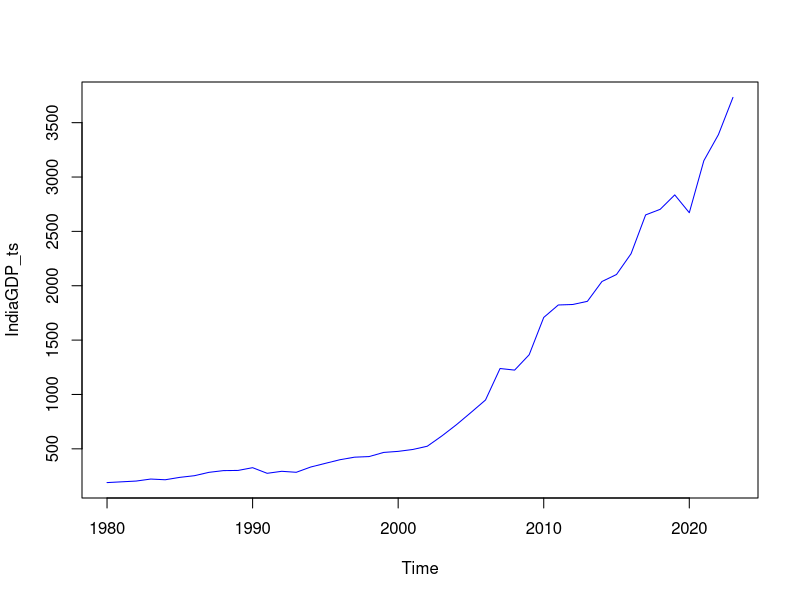
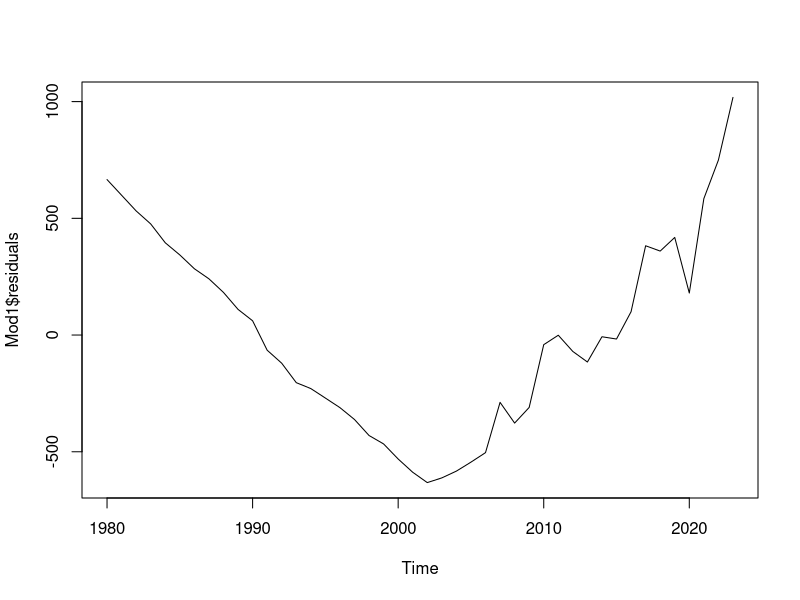
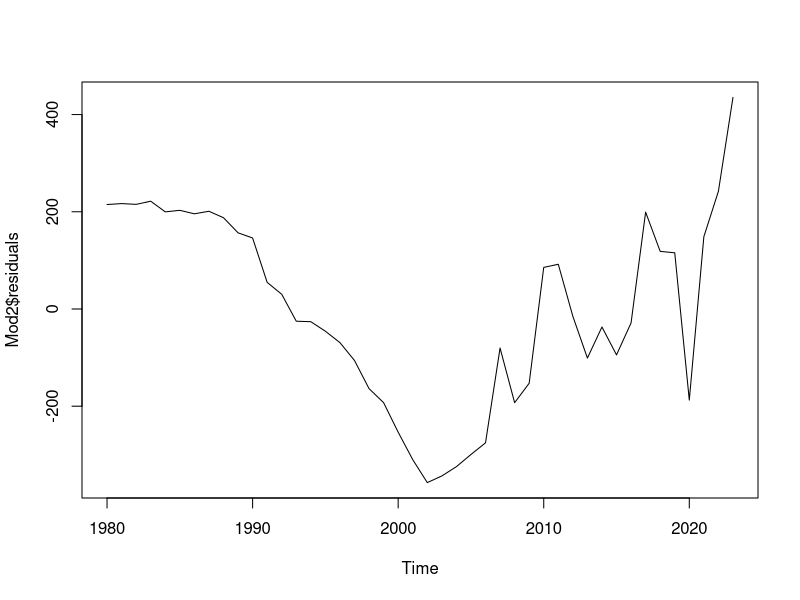
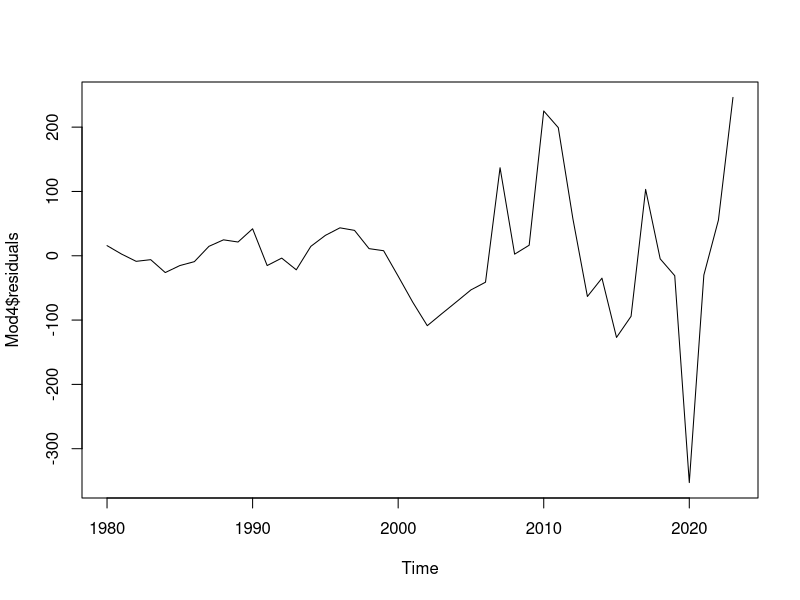
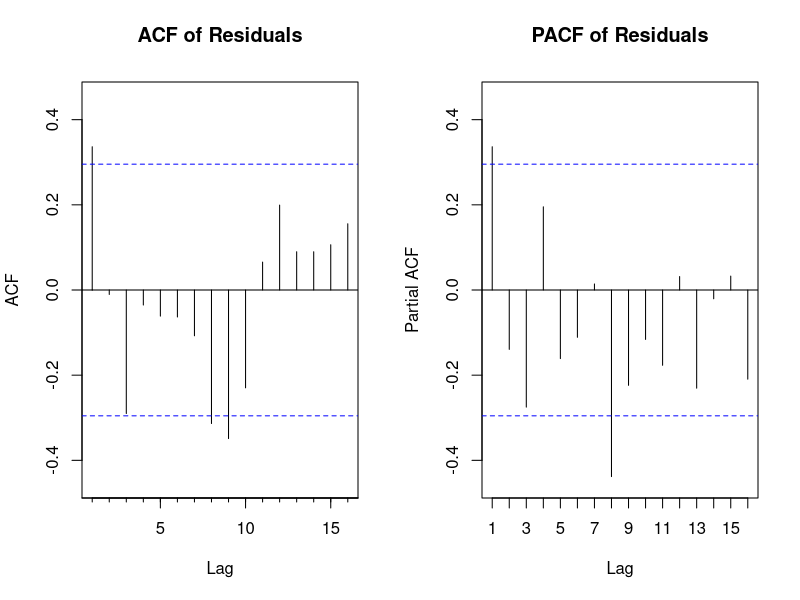
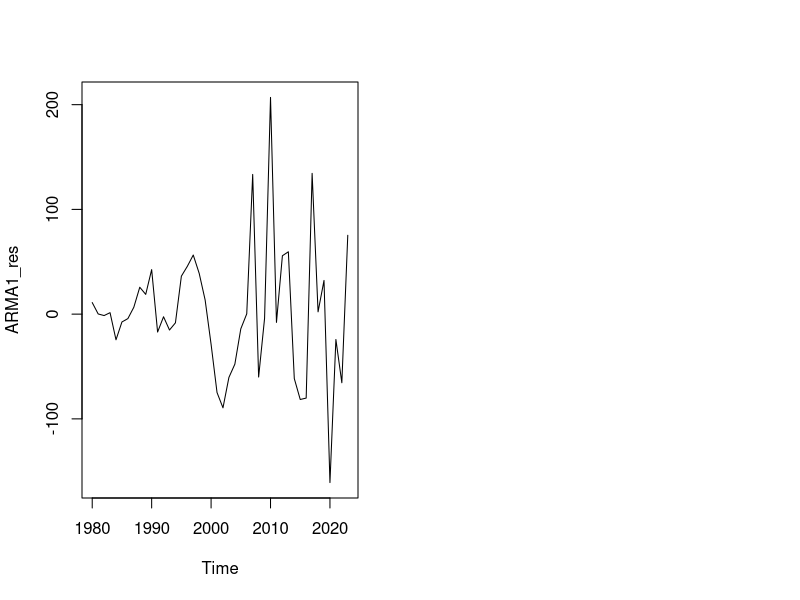
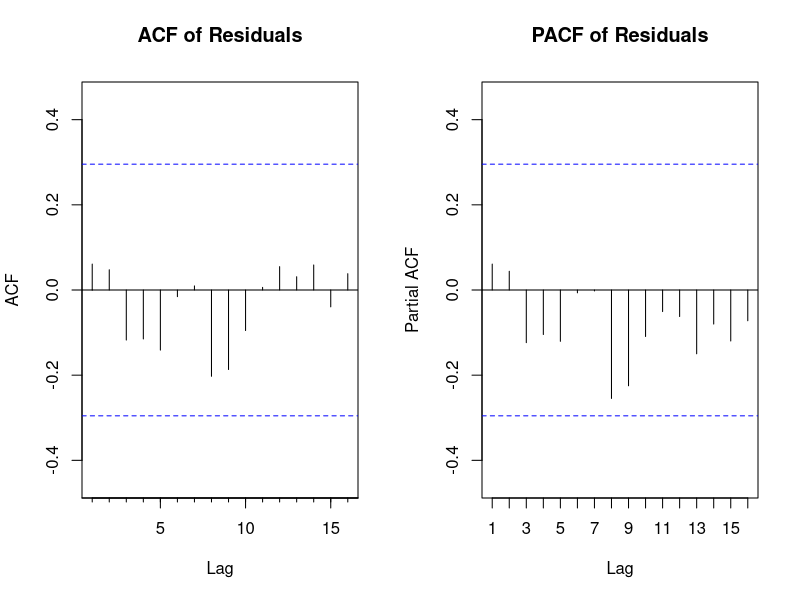

Recreate these plots in R, in order.
## ---- chunk 1
# read in the India GDP File
library(readxl)
IndiaGDP <- read_excel("India_GDP.xlsx", sheet = "Sheet1")

# plot the India GDP
# names(IndiaGDP)[1] <- "Year"
# names(IndiaGDP)[2] <- "GDP"
IndiaGDP_ts <-
  ts(
    IndiaGDP$GDP,
    start = c(1980),
    end = c(2023),
    frequency = 1
  )
t

# plot India GDP
plot(IndiaGDP_ts, type = "l", col = "blue")
## ---- chunk 2
library(forecast)

IndiaGDP <- IndiaGDP[-c(45,46,47,48,49), ]

# detrend for linear
Mod1 <- tslm(IndiaGDP_ts ~ trend)
summary(Mod1)

# plot residuals
plot(Mod1$residuals, type = "l")
# shows a clear quadratic trend

# detrend for linear and quadratic
Mod2 <- tslm(IndiaGDP_ts ~ I(trend ^ 2)) # R2 = 0.96
summary(Mod2)

# plot residuals
plot(Mod2$residuals, type = "l")

# clear evidence of cycles
# maybe detrend for cyclical too
# make a t variable to track the row number of the indiagdp dataframe
t <- 1:nrow(IndiaGDP)
IndiaGDP$t <- t
cyc1 <- sin((2 * pi * t) / 40)
cyc2 <- cos((2 * pi * t) / 40)

Mod3 <- tslm(IndiaGDP_ts ~ cyc1 + cyc2)
summary(Mod3)

Mod4 <- tslm(IndiaGDP_ts ~ I(trend ^ 2) + cyc1 + cyc2)
summary(Mod4)

plot(Mod4$residuals, type = "l")
# store residuals
Mod4_resids <- Mod4$residuals

# check for autocorrelation
par(mfrow = c(1, 2))
A = Acf(Mod4_resids, main = "ACF of Residuals")
A
B = Pacf(Mod4_resids, main = "PACF of Residuals")
B

## ---- chunk 3
# fit ARIMA model
ARMA1 <- Arima(Mod4_resids, order = c(0, 0, 8))
summary(ARMA1)
## ---- chunk 4
# abs(-0.5050)/0.1886 > 2 which is significant

ARMA1_res <- ARMA1$residuals
plot(ARMA1_res, type = "l")

par(mfrow = c(1, 2))
A = Acf(ARMA1_res, main = "ACF of Residuals")
A
B = Pacf(ARMA1_res, main = "PACF of Residuals")
B
